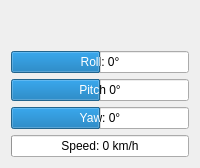
       <widget class="QWidget" name="tab">
        <attribute name="icon">
         <iconset resource="resources.qrc">
          <normaloff>:/models/Icons/Orthogonal View-96.png</normaloff>:/models/Icons/Orthogonal View-96.png</iconset>
        </attribute>
        <attribute name="title">
         <string/>
        </attribute>
        <attribute name="toolTip">
         <string>Orientation</string>
        </attribute>
        <layout class="QVBoxLayout" name="verticalLayout_3">
         <item>
          <layout class="QVBoxLayout" name="orientationLayout">
           <item>
            <spacer name="orientationSpacer">
             <property name="orientation">
              <enum>Qt::Vertical</enum>
             </property>
             <property name="sizeHint" stdset="0">
              <size>
               <width>20</width>
               <height>40</height>
              </size>
             </property>
            </spacer>
           </item>
           <item>
            <widget class="QProgressBar" name="rollBar">
             <property name="minimum">
              <number>-180</number>
             </property>
             <property name="maximum">
              <number>180</number>
             </property>
             <property name="value">
              <number>0</number>
             </property>
             <property name="format">
              <string>Roll: %v°</string>
             </property>
            </widget>
           </item>
           <item>
            <widget class="QProgressBar" name="pitchBar">
             <property name="minimum">
              <number>-180</number>
             </property>
             <property name="maximum">
              <number>180</number>
             </property>
             <property name="value">
              <number>0</number>
             </property>
             <property name="format">
              <string>Pitch %v°</string>
             </property>
            </widget>
           </item>
           <item>
            <widget class="QProgressBar" name="yawBar">
             <property name="minimum">
              <number>-180</number>
             </property>
             <property name="maximum">
              <number>180</number>
             </property>
             <property name="value">
              <number>0</number>
             </property>
             <property name="format">
              <string>Yaw: %v°</string>
             </property>
            </widget>
           </item>
           <item>
            <widget class="QProgressBar" name="speedBar">
             <property name="maximum">
              <number>120</number>
             </property>
             <property name="value">
              <number>0</number>
             </property>
             <property name="format">
              <string>Speed: %v km/h</string>
             </property>
            </widget>
           </item>
          </layout>
         </item>
        </layout>
       </widget>
